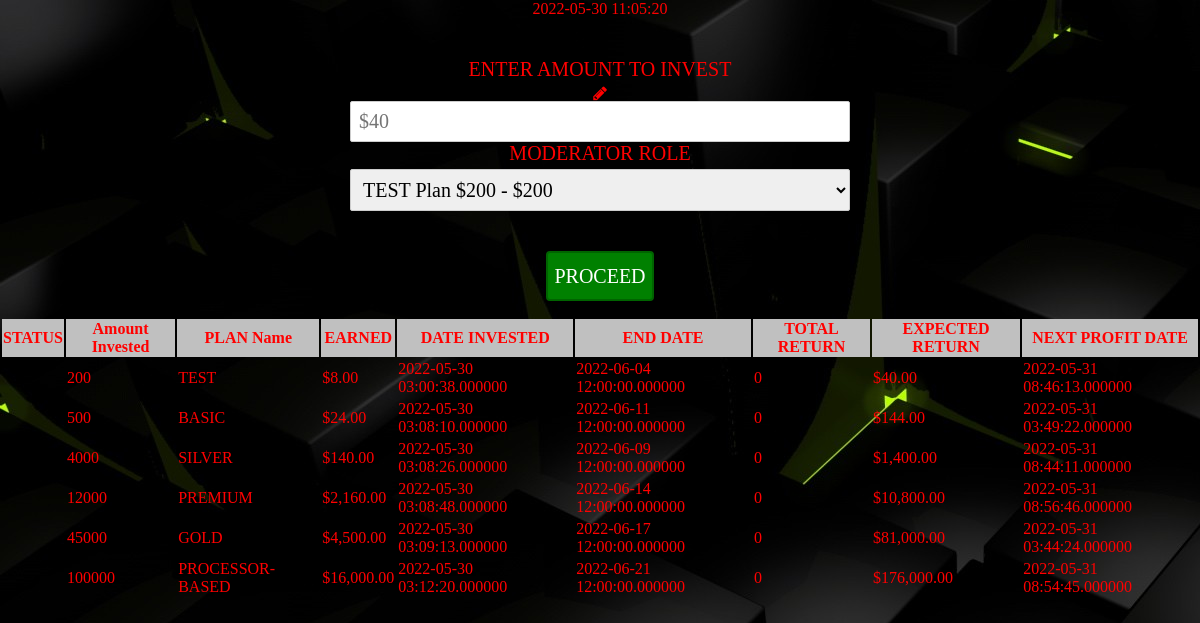
The page / on the database its author committed.
### tables this page shows
CREATE TABLE `earnings` (
  `id` int(11) NOT NULL,
  `amount_invested` int(50) NOT NULL,
  `plan_name` varchar(255) NOT NULL,
  `earned_amount` int(50) NOT NULL,
  `date_invested` datetime(6) NOT NULL,
  `end_date` datetime(6) NOT NULL,
  `total_return` int(50) NOT NULL,
  `expected_return` int(50) NOT NULL,
  `nextprofit_date` datetime(6) NOT NULL
);

### index.php (the view, shortened to what this page needs)
<?php
require "functions.php";
?>
<!DOCTYPE html>
<html lang="en">
<head>
    <link rel="stylesheet" href="font-awesome-4.7.0/css/font-awesome.min.css" />
    <link rel="stylesheet" href="css/style.css" />
</head>
<body>
    <form action="" method="post">
        <div class="elem-group">
            <label for="captcha">ENTER AMOUNT TO INVEST</label><i class="fa fa-pencil"></i>
            <br>
            <input type="number" id="captcha" name="amount"  placeholder="$40">
                         <div class="form-group row">
                            <label for="permissions1" class="col-sm-2 form-control-label">MODERATOR ROLE</label>
                            <div class="col-sm-10">
                                <div class="radio">
                                    <select name="plan" id="permissions_id"
                                        class="form-control c-select" onchange="">
                                        <?php
                                        $query = $conn->prepare("SELECT * FROM plans");
                                        $query->execute();
                                        $stmt = $query->fetchAll(PDO::FETCH_OBJ);
                                        foreach ($stmt as $row){
                                            ?>
                                             <option value="<?php echo $row->bundle ?>" selected='selected'><?php echo $row->bundle.' ' .'Plan'.' '.'$'.$row->minimium.' - '.'$'.$row->maximium; ?></option>
                                            <?php
                                        }
                                        ?>
                                    </select>
                                </div>
                            </div>
                        </div>
        </div>
        <button type="submit" name="submit">PROCEED</button>
    </form>
    <table class="table table-striped mt-3 table-responsive">
                            <thead>
                                <tr class="nk-tb-item nk-tb-head" style="background-color:silver">
                                <th class="nk-tb-col tb-col-mb"><span class="sub-text">STATUS</span></th>
                                    <th class="nk-tb-col tb-col-mb"><span class="sub-text">Amount Invested</span></th>
                                    <th class="nk-tb-col tb-col-mb"><span class="sub-text">PLAN Name</span></th>
                                    <th class="nk-tb-col tb-col-lg"><span class="sub-text">EARNED</span></th>
                                    <th class="nk-tb-col tb-col-lg"><span class="sub-text">DATE INVESTED</span></th>
                                    <th class="nk-tb-col"><span class="sub-text">END DATE</span></th>
                                    <th class="nk-tb-col"><span class="sub-text">TOTAL RETURN</span></th>
                                    <th class="nk-tb-col"><span class="sub-text">EXPECTED RETURN</span></th>
                                    <th class="nk-tb-col"><span class="sub-text">NEXT PROFIT DATE</span></th>
                                </tr>
                            </thead>
                            <tbody>
<?php
$quu = $conn->prepare("SELECT * FROM earnings");
$quu->execute();
$stmt = $quu->fetchAll(PDO::FETCH_OBJ);
foreach ($stmt as $value) {
?>
                                    <tr class="nk-tb-item">
                                    <td class="nk-tb-col tb-col-mb">
                                        </td>
                                        <td class="nk-tb-col tb-col-mb">
                                            <span
                                                class="tb-amount"><?php echo $value->amount_invested; ?>
                                            </span>
                                        </td>
                                        <td class="nk-tb-col tb-col-mb">
                                            <span
                                                class="tb-amount"><?php echo $value->plan_name; ?>
                                            </span>
                                        </td>
                                        <td class="nk-tb-col tb-col-mb">
                                            <span
                                                class="tb-amount">$<?php echo number_format($value->earned_amount,2); ?>
                                            </span>
                                        </td>
                                        <td class="nk-tb-col tb-col-mb">
                                            <span
                                                class="tb-amount"><?php echo $value->date_invested; ?>
                                            </span>
                                        </td>
                                        <td class="nk-tb-col tb-col-mb">
                                            <span
                                                class="tb-amount"><?php echo $value->end_date;?>
                                            </span>
                                        </td>
                                        <td class="nk-tb-col tb-col-mb">
                                            <span class="tb-amount">
                                            <?php echo $value->total_return; ?>
                                            </span>
                                        </td>
                                        <td class="nk-tb-col tb-col-mb">
                                            <span class="tb-amount">
                                           $<?php echo number_format($value->expected_return,2); ?>
                                            </span>
                                        </td>
                                        <td class="nk-tb-col tb-col-mb">
                                            <span class="tb-amount">
                                           <?php echo $value->nextprofit_date; ?>
                                            </span>
                                        </td>
                                    </tr>
<?php
}
?>
                            </tbody>
                        </table>
</body>
</html>

### css/style.css (style rules this page uses)
body { background-image: url(../img/hero-1.jpg); color: red; font-family: Times; text-align: center; padding: auto; margin: auto; }
div.elem-group { margin: 40px 0; }
label { display: block; font-family: 'Aleo'; padding-bottom: 4px; font-size: 1.25em; }
input, select, textarea { border-radius: 2px; border: 1px solid #ccc; box-sizing: border-box; font-size: 1.25em; font-family: 'Aleo'; width: 500px; padding: 8px; }
button { height: 50px; background: green; color: white; border: 2px solid darkgreen; font-size: 1.25em; font-family: 'Aleo'; border-radius: 4px; cursor: pointer; }

### rows shown on the page
earnings: amount_invested "200", plan_name "TEST", earned_amount "8.00", date_invested "2022-05-30 03:00:38.000000", end_date "2022-06-04 12:00:00.000000", total_return "0", expected_return "40.00", nextprofit_date "2022-05-31 08:46:13.000000"
earnings: amount_invested "500", plan_name "BASIC", earned_amount "24.00", date_invested "2022-05-30 03:08:10.000000", end_date "2022-06-11 12:00:00.000000", total_return "0", expected_return "144.00", nextprofit_date "2022-05-31 03:49:22.000000"
earnings: amount_invested "4000", plan_name "SILVER", earned_amount "140.00", date_invested "2022-05-30 03:08:26.000000", end_date "2022-06-09 12:00:00.000000", total_return "0", expected_return "1,400.00", nextprofit_date "2022-05-31 08:44:11.000000"
earnings: amount_invested "12000", plan_name "PREMIUM", earned_amount "2,160.00", date_invested "2022-05-30 03:08:48.000000", end_date "2022-06-14 12:00:00.000000", total_return "0", expected_return "10,800.00", nextprofit_date "2022-05-31 08:56:46.000000"
earnings: amount_invested "45000", plan_name "GOLD", earned_amount "4,500.00", date_invested "2022-05-30 03:09:13.000000", end_date "2022-06-17 12:00:00.000000", total_return "0", expected_return "81,000.00", nextprofit_date "2022-05-31 03:44:24.000000"
earnings: amount_invested "100000", plan_name "PROCESSOR-BASED", earned_amount "16,000.00", date_invested "2022-05-30 03:12:20.000000", end_date "2022-06-21 12:00:00.000000", total_return "0", expected_return "176,000.00", nextprofit_date "2022-05-31 08:54:45.000000"

### other values the page prints
form field plan "TEST Plan $200 - $200"
